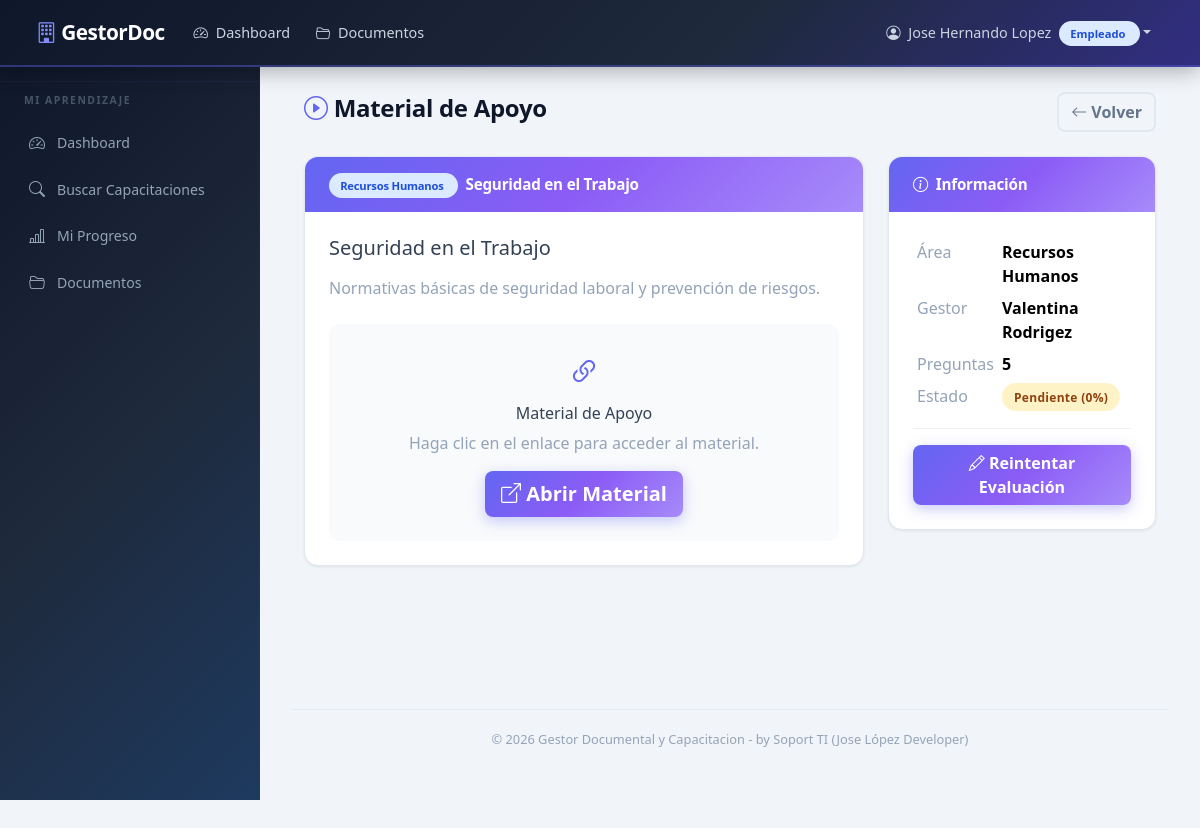
The page /capacitacion/2/material (signed in) on the database as committed earlier.
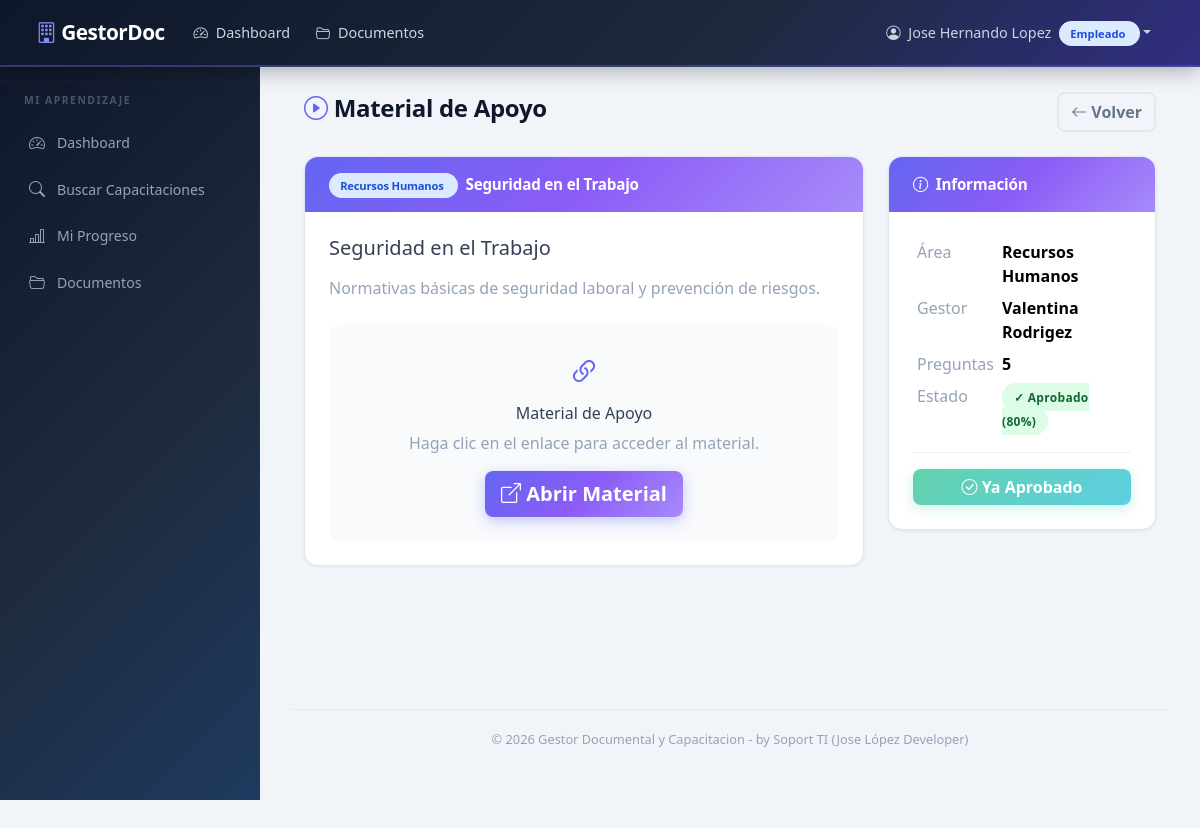
The same page on the database as committed later.
### models.py (models this page shows, shortened)
class ProgresoCapacitacion(db.Model):
    __tablename__ = 'progreso_capacitacion'
    id = db.Column(db.Integer, primary_key=True)
    empleado_id = db.Column(
        db.Integer, db.ForeignKey('empleado.id'), nullable=False
    )
    capacitacion_id = db.Column(
        db.Integer, db.ForeignKey('capacitacion.id'), nullable=False
    )
    calificacion = db.Column(db.Integer, default=0)  # 0-100
    estado = db.Column(db.String(20), default='Pendiente')  # Pendiente/Aprobado
    fecha_completado = db.Column(db.DateTime, nullable=True)
    respuestas_json = db.Column(db.Text, default='')  # JSON con las respuestas dadas
    __table_args__ = (
        db.UniqueConstraint(
            'empleado_id', 'capacitacion_id',
            name='uq_empleado_capacitacion'
        ),
    )

### routes/empleado.py (the view)
@empleado_bp.route('/capacitacion/<int:capacitacion_id>/material')
@login_required
def ver_material(capacitacion_id):
    if current_user.role != 'Empleado':
        flash('Acceso no autorizado.', 'danger')
        return redirect(url_for('main.dashboard'))
    empleado = get_empleado()
    cap = Capacitacion.query.get_or_404(capacitacion_id)
    progreso = ProgresoCapacitacion.query.filter_by(
        empleado_id=empleado.id,
        capacitacion_id=cap.id
    ).first()
    return render_template('empleado/ver_material.html',
                           capacitacion=cap,
                           progreso=progreso,
                           empleado=empleado)

### models.py (called while the page is built)
    @property
    def nombre_completo(self):
        return f'{self.nombres} {self.apellidos}'.strip()

### routes/empleado.py (called while the page is built)
def get_empleado():
    return Empleado.query.filter_by(user_id=current_user.id).first()

### templates/empleado/ver_material.html (shortened to what the changed rows need)
{% extends "base.html" %}
{% block content %}
<div class="container-fluid">
    <div class="row">
        <div class="col-md-4">
            <div class="card-custom">
                <div class="card-body">
                    <table class="table table-sm table-borderless mb-0">
                        <tr>
                        </tr>
                        <tr>
                        </tr>
                        <tr>
                        </tr>
                        <tr>
                            <td>
                                {% if progreso %}
                                    {% if progreso.estado == 'Aprobado' %}
                                        <span class="badge-estado badge-aprobado">✓ Aprobado ({{ progreso.calificacion }}%)</span>
                                    {% else %}
                                        <span class="badge-estado badge-pendiente">Pendiente ({{ progreso.calificacion }}%)</span>
                                    {% endif %}
                                {% else %}
                                    <span class="text-muted">No iniciado</span>
                                {% endif %}
                            </td>
                        </tr>
                    </table>
                    <hr>
                    {% if not progreso or progreso.estado != 'Aprobado' %}
                    <a href="{{ url_for('empleado.rendir_evaluacion', capacitacion_id=capacitacion.id) }}"
                       class="btn btn-primary w-100">
                        <i class="bi bi-pencil"></i>
                        {% if progreso %} Reintentar Evaluación {% else %} Iniciar Evaluación {% endif %}
                    </a>
                    {% else %}
                    <button class="btn btn-success w-100" disabled>
                        <i class="bi bi-check-circle"></i> Ya Aprobado
                    </button>
                    {% endif %}
                </div>
            </div>
        </div>
    </div>
</div>
{% endblock %}

Rows that differ between the two databases and show on the page:
changed ProgresoCapacitacion: estado "Pendiente" → "Aprobado" (drawn); calificacion "0" → "80"
Other text that changed with them:
text no longer shown: "Pendiente ( Reintentar Evaluación"
text now shown: "✓ Aprobado ( Ya Aprobado"
